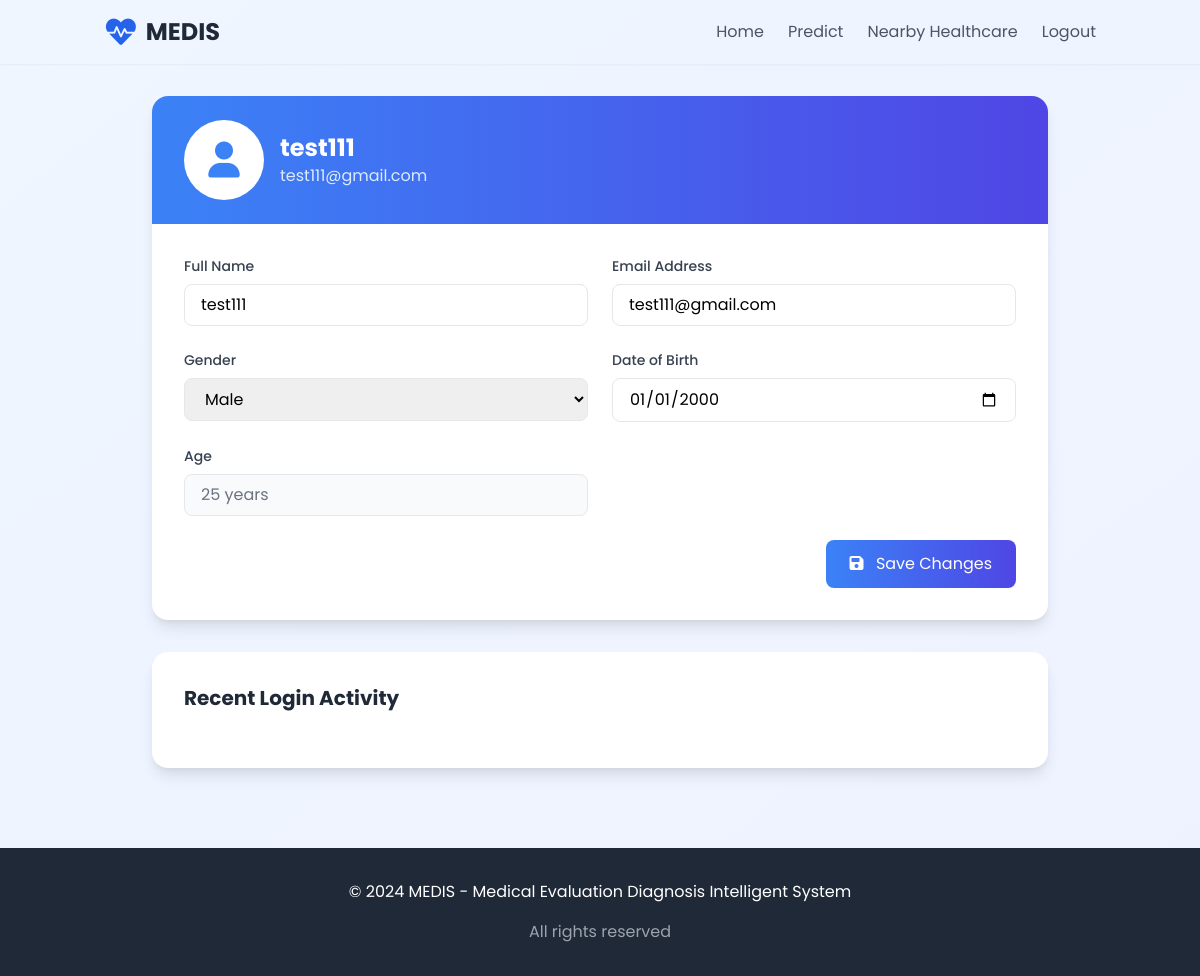
Screenshot of /profile (signed in) with the database file from the repository.
### database/models.py (models this page shows)
class User(Base):
    __tablename__ = 'users'
    id = Column(Integer, primary_key=True)
    name = Column(String(100), nullable=False)
    email = Column(String(120), unique=True, nullable=False)
    hashed_password = Column(String(255), nullable=False)  # Changed from password to hashed_password
    gender = Column(String(20))
    date_of_birth = Column(Date)
    created_at = Column(DateTime, default=datetime.utcnow)
    updated_at = Column(DateTime, default=datetime.utcnow, onupdate=datetime.utcnow)
    is_active = Column(Boolean, default=True)
    login_history = relationship("LoginHistory", back_populates="user")

### frontend/server.py (the view, shortened to what this page needs)
@app.route('/profile', methods=['GET', 'POST'])
def profile():
    if 'user_id' not in session:
        return redirect(url_for('login'))
    db = get_session()
    try:
        user = db.query(User).filter(User.id == session['user_id']).first()
        if not user:
            session.pop('user_id', None)
            return redirect(url_for('login'))
        login_history = (db.query(LoginHistory)
                        .filter(LoginHistory.user_id == user.id)
                        .order_by(LoginHistory.login_time.desc())
                        .limit(5)
                        .all())
        user_data = {
            'name': user.name,
            'email': user.email,
            'gender': user.gender,
            'date_of_birth': user.date_of_birth.strftime('%Y-%m-%d') if user.date_of_birth else '',
            'age': calculate_age(user.date_of_birth)
        }
        return render_template('profile.html',
                             user=user_data,
                             login_history=login_history)
    finally:
        db.close()

### database/models.py (called while the page is built)
def get_session():
    return Session()

### frontend/server.py (called while the page is built)
def calculate_age(birthdate):
    if not birthdate:
        return None
    today = date.today()
    age = today.year - birthdate.year - ((today.month, today.day) < (birthdate.month, birthdate.day))
    return age

### frontend/templates/profile.html (shortened to what this page needs)
<!DOCTYPE html>
<html lang="en">
<head>
    <link href="https://cdn.jsdelivr.net/npm/tailwindcss@2.2.19/dist/tailwind.min.css" rel="stylesheet">
    <link rel="stylesheet" href="https://cdnjs.cloudflare.com/ajax/libs/font-awesome/6.0.0/css/all.min.css">
    <link rel="stylesheet" href="{{ url_for('static', filename='styles.css') }}">
</head>
<body class="bg-gradient-to-br from-blue-50 to-indigo-50 min-h-screen font-poppins">
    <header class="sticky top-0 z-50 bg-white/80 backdrop-blur-md shadow-sm">
        <nav class="container mx-auto px-4 py-4 flex justify-between items-center">
            <div class="flex items-center space-x-2">
                <i class="fas fa-heartbeat text-3xl text-blue-600"></i>
                <h1 class="text-2xl font-bold text-gray-800">MEDIS</h1>
            </div>
            <div class="flex space-x-6">
                <a href="/" class="text-gray-600 hover:text-blue-600 transition-colors">Home</a>
                <a href="/prediction" class="text-gray-600 hover:text-blue-600 transition-colors">Predict</a>
                <a href="/nearby" class="text-gray-600 hover:text-blue-600 transition-colors">Nearby Healthcare</a>
                <a href="/auth/logout" class="text-gray-600 hover:text-blue-600 transition-colors">Logout</a>
            </div>
        </nav>
    </header>
    <main class="container mx-auto px-4 py-8">
        <div class="max-w-4xl mx-auto">
            <div class="bg-white rounded-2xl shadow-lg overflow-hidden">
                <div class="bg-gradient-to-r from-blue-500 to-indigo-600 px-8 py-6">
                    <div class="flex items-center space-x-4">
                        <div class="w-20 h-20 bg-white rounded-full flex items-center justify-center">
                            <i class="fas fa-user text-4xl text-blue-500"></i>
                        </div>
                        <div class="text-white">
                            <h2 class="text-2xl font-bold">{{ user.name }}</h2>
                            <p class="text-blue-100">{{ user.email }}</p>
                        </div>
                    </div>
                </div>
                <form method="POST" class="p-8 space-y-6">
                    <div class="grid grid-cols-1 md:grid-cols-2 gap-6">
                        <div>
                            <label for="name" class="block text-sm font-medium text-gray-700 mb-2">Full Name</label>
                            <input type="text" id="name" name="name" value="{{ user.name }}"
                                   class="w-full px-4 py-2 border rounded-lg focus:ring-2 focus:ring-blue-500 focus:border-blue-500">
                        </div>
                        <div>
                            <label for="email" class="block text-sm font-medium text-gray-700 mb-2">Email Address</label>
                            <input type="email" id="email" name="email" value="{{ user.email }}"
                                   class="w-full px-4 py-2 border rounded-lg focus:ring-2 focus:ring-blue-500 focus:border-blue-500">
                        </div>
                        <div>
                            <label for="gender" class="block text-sm font-medium text-gray-700 mb-2">Gender</label>
                            <select id="gender" name="gender"
                                    class="w-full px-4 py-2 border rounded-lg focus:ring-2 focus:ring-blue-500 focus:border-blue-500">
                                <option value="male" {% if user.gender == 'male' %}selected{% endif %}>Male</option>
                            </select>
                        </div>
                        <div>
                            <label for="date_of_birth" class="block text-sm font-medium text-gray-700 mb-2">Date of Birth</label>
                            <input type="date" id="date_of_birth" name="date_of_birth" value="{{ user.date_of_birth }}"
                                   class="w-full px-4 py-2 border rounded-lg focus:ring-2 focus:ring-blue-500 focus:border-blue-500">
                        </div>
                        <div>
                            <label class="block text-sm font-medium text-gray-700 mb-2">Age</label>
                            <input type="text" value="{{ user.age }} years" readonly
                                   class="w-full px-4 py-2 bg-gray-50 border rounded-lg text-gray-500">
                        </div>
                    </div>
                    <div class="flex justify-end">
                        <button type="submit"
                                class="px-6 py-3 bg-gradient-to-r from-blue-500 to-indigo-600 text-white rounded-lg hover:from-blue-600 hover:to-indigo-700 focus:outline-none focus:ring-2 focus:ring-blue-500 focus:ring-offset-2 transform transition-all hover:scale-105">
                            <i class="fas fa-save mr-2"></i>
                            Save Changes
                        </button>
                    </div>
                </form>
            </div>
            <div class="mt-8 bg-white rounded-2xl shadow-lg p-8">
                <h3 class="text-xl font-bold text-gray-800 mb-6">Recent Login Activity</h3>
            </div>
        </div>
    </main>
    <footer class="bg-gray-800 text-white py-8 mt-12">
        <div class="container mx-auto px-4">
            <div class="max-w-4xl mx-auto text-center">
                <p class="mb-4">&copy; 2024 MEDIS - Medical Evaluation Diagnosis Intelligent System</p>
                <p class="text-gray-400">All rights reserved</p>
            </div>
        </div>
    </footer>
</body>
</html>

### frontend/static/styles.css (style rules this page uses)
body { font-family: 'Poppins', sans-serif; }
header { animation: fadeIn 0.5s ease-out; }

### rows the page displays
User: name "test111", email "test111@gmail.com", gender "Male"
